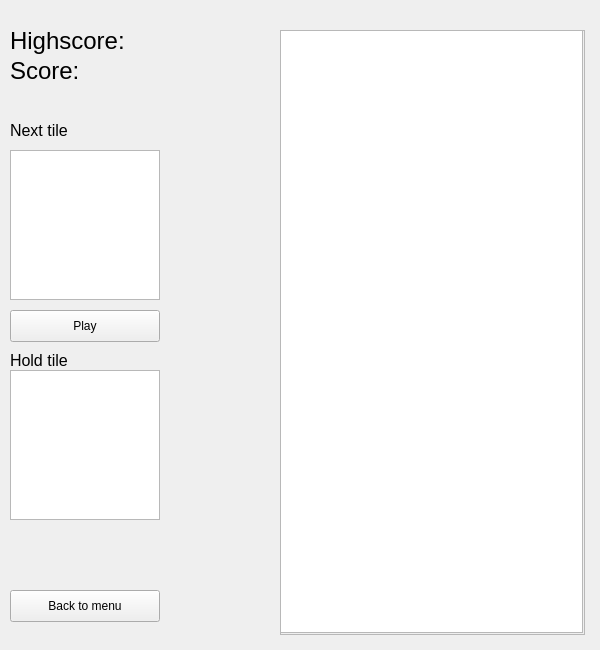
<?xml version="1.0" encoding="UTF-8"?>
<ui version="4.0">
 <class>Tetris</class>
 <widget class="QWidget" name="Tetris">
  <property name="geometry">
   <rect>
    <x>0</x>
    <y>0</y>
    <width>600</width>
    <height>650</height>
   </rect>
  </property>
  <property name="minimumSize">
   <size>
    <width>600</width>
    <height>600</height>
   </size>
  </property>
  <property name="maximumSize">
   <size>
    <width>600</width>
    <height>650</height>
   </size>
  </property>
  <property name="windowTitle">
   <string>Tetris</string>
  </property>
  <widget class="QFrame" name="board">
   <property name="geometry">
    <rect>
     <x>280</x>
     <y>30</y>
     <width>305</width>
     <height>605</height>
    </rect>
   </property>
   <property name="frameShape">
    <enum>QFrame::StyledPanel</enum>
   </property>
   <property name="frameShadow">
    <enum>QFrame::Raised</enum>
   </property>
   <widget class="QGraphicsView" name="graphicsView">
    <property name="geometry">
     <rect>
      <x>0</x>
      <y>0</y>
      <width>303</width>
      <height>603</height>
     </rect>
    </property>
    <property name="sizePolicy">
     <sizepolicy hsizetype="Fixed" vsizetype="Fixed">
      <horstretch>0</horstretch>
      <verstretch>0</verstretch>
     </sizepolicy>
    </property>
    <property name="minimumSize">
     <size>
      <width>300</width>
      <height>600</height>
     </size>
    </property>
    <property name="maximumSize">
     <size>
      <width>305</width>
      <height>605</height>
     </size>
    </property>
    <property name="verticalScrollBarPolicy">
     <enum>Qt::ScrollBarAlwaysOff</enum>
    </property>
    <property name="horizontalScrollBarPolicy">
     <enum>Qt::ScrollBarAlwaysOff</enum>
    </property>
   </widget>
  </widget>
  <widget class="QFrame" name="nextTileBoard">
   <property name="geometry">
    <rect>
     <x>10</x>
     <y>150</y>
     <width>150</width>
     <height>150</height>
    </rect>
   </property>
   <property name="frameShape">
    <enum>QFrame::StyledPanel</enum>
   </property>
   <property name="frameShadow">
    <enum>QFrame::Raised</enum>
   </property>
   <widget class="QGraphicsView" name="graphicsView_2">
    <property name="geometry">
     <rect>
      <x>0</x>
      <y>0</y>
      <width>150</width>
      <height>150</height>
     </rect>
    </property>
    <property name="sizePolicy">
     <sizepolicy hsizetype="Fixed" vsizetype="Fixed">
      <horstretch>0</horstretch>
      <verstretch>0</verstretch>
     </sizepolicy>
    </property>
    <property name="minimumSize">
     <size>
      <width>150</width>
      <height>150</height>
     </size>
    </property>
    <property name="maximumSize">
     <size>
      <width>150</width>
      <height>150</height>
     </size>
    </property>
    <property name="verticalScrollBarPolicy">
     <enum>Qt::ScrollBarAlwaysOff</enum>
    </property>
    <property name="horizontalScrollBarPolicy">
     <enum>Qt::ScrollBarAlwaysOff</enum>
    </property>
   </widget>
  </widget>
  <widget class="QLabel" name="scoreLabel">
   <property name="geometry">
    <rect>
     <x>10</x>
     <y>50</y>
     <width>200</width>
     <height>41</height>
    </rect>
   </property>
   <property name="font">
    <font>
     <pointsize>18</pointsize>
    </font>
   </property>
   <property name="text">
    <string>Score:</string>
   </property>
  </widget>
  <widget class="QLabel" name="highscoreLabel">
   <property name="geometry">
    <rect>
     <x>10</x>
     <y>20</y>
     <width>250</width>
     <height>41</height>
    </rect>
   </property>
   <property name="font">
    <font>
     <pointsize>18</pointsize>
    </font>
   </property>
   <property name="text">
    <string>Highscore:</string>
   </property>
  </widget>
  <widget class="QPushButton" name="playButton">
   <property name="geometry">
    <rect>
     <x>10</x>
     <y>310</y>
     <width>150</width>
     <height>32</height>
    </rect>
   </property>
   <property name="text">
    <string>Play</string>
   </property>
  </widget>
  <widget class="QPushButton" name="menuSettingsButton">
   <property name="geometry">
    <rect>
     <x>10</x>
     <y>590</y>
     <width>150</width>
     <height>32</height>
    </rect>
   </property>
   <property name="text">
    <string>Back to menu</string>
   </property>
  </widget>
  <widget class="QLabel" name="label_2">
   <property name="geometry">
    <rect>
     <x>10</x>
     <y>350</y>
     <width>250</width>
     <height>20</height>
    </rect>
   </property>
   <property name="font">
    <font>
     <pointsize>12</pointsize>
     <weight>50</weight>
     <bold>false</bold>
    </font>
   </property>
   <property name="text">
    <string>Hold tile</string>
   </property>
  </widget>
  <widget class="QLabel" name="label_3">
   <property name="geometry">
    <rect>
     <x>10</x>
     <y>120</y>
     <width>250</width>
     <height>20</height>
    </rect>
   </property>
   <property name="font">
    <font>
     <pointsize>12</pointsize>
    </font>
   </property>
   <property name="text">
    <string>Next tile</string>
   </property>
  </widget>
  <widget class="QGraphicsView" name="graphicsView_hold">
   <property name="geometry">
    <rect>
     <x>10</x>
     <y>370</y>
     <width>150</width>
     <height>150</height>
    </rect>
   </property>
  </widget>
  <zorder>highscoreLabel</zorder>
  <zorder>playButton</zorder>
  <zorder>nextTileBoard</zorder>
  <zorder>board</zorder>
  <zorder>scoreLabel</zorder>
  <zorder>levelLabel</zorder>
  <zorder>menuSettingsButton</zorder>
  <zorder>label_2</zorder>
  <zorder>label_3</zorder>
  <zorder>graphicsView_hold</zorder>
 </widget>
 <resources/>
 <connections/>
</ui>
